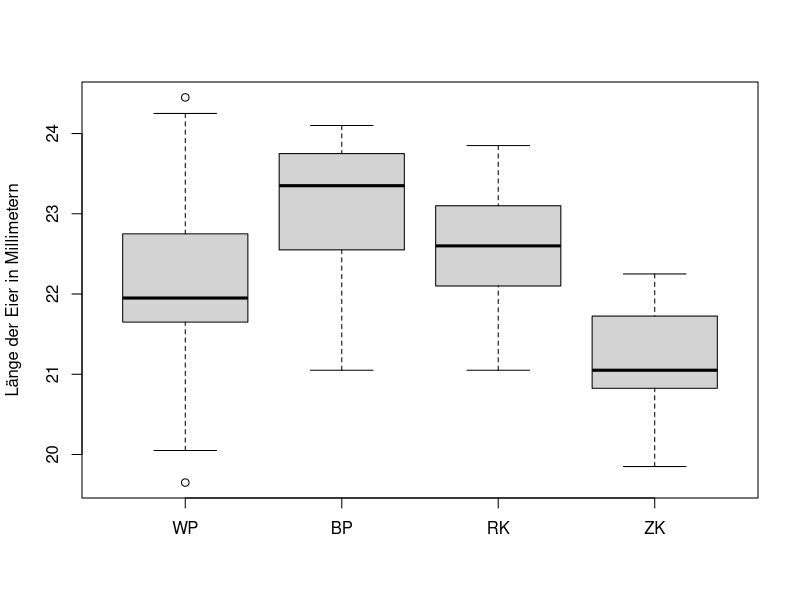

Generate this figure with R: (Note: this script raises an error after producing the figure.)
library(car) #Für Levene-Test

df <- read.table("Kuckuckseier.txt", header=TRUE)
head(df)
dim(df)
# 45 4

# 1 = WP,  2 = BP,  3 = RK, 4 = ZK
str(df)

# Überprüfung auf NA-Werte und Anschauen der Verteilung
summary(df)

# Es gibt NA-Werte aufgrund der unterschiedlichen Anzahl von Eimessungen pro Vogelart
# NA-Werte werden bei den statistischen Tests ignoriert

boxplot(df, main="", names=c("WP", "BP", "RK", "ZK"), ylab = "Länge der Eier in Millimetern")

attach(df)
par(mar = c(4.2, 4, 1, 1), mfrow = c(2, 2))
hist(WP_1, main = "", ylab = "Empirische Dichte", probability = TRUE, 
     cex.axis = 1.1, cex.lab = 1.3)
hist(BP_2, main = "", ylab = "Empirische Dichte", probability = TRUE, 
     cex.axis = 1.1, cex.lab = 1.3)
hist(RK_3, main = "", ylab = "Empirische Dichte", probability = TRUE, 
     cex.axis = 1.1, cex.lab = 1.3)
hist(ZK_4, main = "", ylab = "Empirische Dichte", probability = TRUE, 
     cex.axis = 1.1, cex.lab = 1.3)

#-----------------------------------------------------------------------------------------
#Abschlussprinzip

# Überprüfung auf Normalverteilung mit NQ-Plots
for (i in 1:4){
  qqnorm(df[[i]], main = colnames(df)[i], xlab = "Theoretisches Quantil", 
         ylab = "Empirisches Quantil")
  qqline(df[[i]], col = "red", lwd = 2)
}
# spricht nichts gegen eine Normalverteilung der Variablen

# Überprüfung auf Varianzhomogenität
long_df <- stack(df)
names(long_df) <- c("Length", "Species")  # Umbenennen der Spalten
long_df <- na.omit(long_df)


# Levene's Test auf Varianzhomogenität
# H0: Die Varianzen in allen Gruppen sind gleich (Varianzhomogenität).
# H1: Mindestens eine Gruppe hat eine andere Varianz (keine Varianzhomogenität).
leveneTest(Length ~ Species, data = long_df)
# p-Wert = 0.6465 > 0.05, H0 kann nicht abgelehnt werden.
# Es gibt keine signifikante Unterschiede in den Varianzen. 


#Testen auf H0: mu1 = mu2 = mu3 = mu4
anova_result <- aov(Length ~ Species, data = long_df)
summary(anova_result)
# p-Wert = 2.65e-07 < 0.05, H0 wird abgelehnt, Entscheidung für H1.
# Das bedeutet, dass es signifikante Unterschiede in den Mittelwerten der Längen
# der Kuckuckseier zwischen den Vogelarten gibt.

anova_result <- aov(Length ~ Species, data = long_df[long_df$Species != "ZK_4", ])
summary(anova_result) # p-Wert: 0.00305 -> signifikant

anova_result <- aov(Length ~ Species, data = long_df[long_df$Species != "WP_1", ])
summary(anova_result) # p-Wert: 4.43e-08 -> signifikant

anova_result <- aov(Length ~ Species, data = long_df[long_df$Species != "BP_2", ])
summary(anova_result) # p-Wert: 4.39e-05 -> signifikant

anova_result <- aov(Length ~ Species, data = long_df[long_df$Species != "RK_3", ])
summary(anova_result) # p-Wert: 8.56e-07 -> signifikant


#Zweistichproben-t-Test
t.test(Length ~ Species, 
       data=long_df[long_df$Species == "WP_1" | long_df$Species == "BP_2", ], var.equal = TRUE) 
# p-Wert = 0.001781 

t.test(Length ~ Species, 
       data=long_df[long_df$Species == "RK_3" | long_df$Species == "ZK_4", ], var.equal = TRUE) 
# p-Wert = 3.469e-06

t.test(Length ~ Species, 
       data=long_df[long_df$Species == "WP_1" | long_df$Species == "RK_3", ], var.equal = TRUE) 
# p-Wert = 0.1039

t.test(Length ~ Species, 
       data=long_df[long_df$Species == "BP_2" | long_df$Species == "ZK_4", ], var.equal = TRUE) 
# p-Wert = 4.595e-07

t.test(Length ~ Species, 
       data=long_df[long_df$Species == "WP_1" | long_df$Species == "ZK_4", ], var.equal = TRUE) 
# p-Wert = 0.0004502

t.test(Length ~ Species, 
       data=long_df[long_df$Species == "BP_2" | long_df$Species == "RK_3", ], var.equal = TRUE) 
# p-Wert = 0.09326


#-----------------------------------------------------------------------------------------
#Bonferroni-Holm-Verfahren

#KS-Test

#1. WP
ks.test(long_df[long_df$Species == "WP_1",1], y = "pnorm", mean = mean(long_df[long_df$Species == "WP_1",1]),
        sd = sqrt(var(long_df[long_df$Species == "WP_1",1])))
#p-Wert  = 0.2859

#2. BP
ks.test(long_df[long_df$Species == "BP_2",1], y = "pnorm", mean = mean(long_df[long_df$Species == "BP_2",1]),
        sd = sqrt(var(long_df[long_df$Species == "BP_2",1])))
#p-Wert  = 0.5755

#3. RK
ks.test(long_df[long_df$Species == "RK_3",1], y = "pnorm", mean = mean(long_df[long_df$Species == "RK_3",1]),
        sd = sqrt(var(long_df[long_df$Species == "RK_3",1])))
#p-Wert  = 0.8098

#4. ZK
ks.test(long_df[long_df$Species == "ZK_4",1], y = "pnorm", mean = mean(long_df[long_df$Species == "ZK_4",1]),
        sd = sqrt(var(long_df[long_df$Species == "ZK_4",1])))
#p-Wert  = 0.8978


#F-Test

#1-2 WP-BP
var.test(Length ~ Species, 
         data=long_df[long_df$Species == "WP_1" | long_df$Species == "BP_2", ])
#p-Wert = 0.7826

#1-3 WP-RK
var.test(Length ~ Species, 
         data=long_df[long_df$Species == "WP_1" | long_df$Species == "RK_3", ])
#p-Wert = 0.1413

#1-4 WP-ZK
var.test(Length ~ Species, 
         data=long_df[long_df$Species == "WP_1" | long_df$Species == "ZK_4", ])
#p-Wert = 0.2538

#2-3 BP-RK
var.test(Length ~ Species, 
         data=long_df[long_df$Species == "BP_2" | long_df$Species == "RK_3", ])
#p-Wert = 0.3077

#2-4 BP - ZK
var.test(Length ~ Species, 
         data=long_df[long_df$Species == "BP_2" | long_df$Species == "ZK_4", ])
#p-Wert = 0.4581

#3-4 RK - ZK
var.test(Length ~ Species, 
         data=long_df[long_df$Species == "RK_3" | long_df$Species == "ZK_4", ])
#p-Wert = 0.7906

#Zweistichproben-t-Tests wie beim Abschlussprinzip
